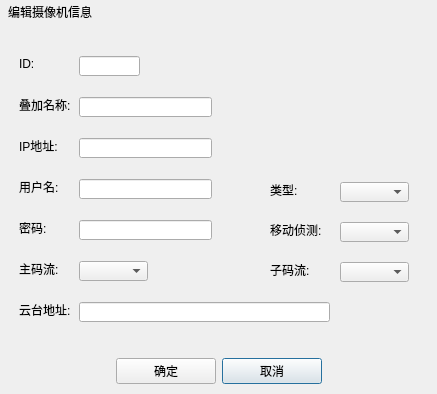
<?xml version="1.0" encoding="UTF-8"?>
<ui version="4.0">
 <class>frmIpcEditDialog</class>
 <widget class="QDialog" name="frmIpcEditDialog">
  <property name="geometry">
   <rect>
    <x>0</x>
    <y>0</y>
    <width>437</width>
    <height>394</height>
   </rect>
  </property>
  <property name="windowTitle">
   <string>操作员登录</string>
  </property>
  <property name="styleSheet">
   <string notr="true"/>
  </property>
  <layout class="QVBoxLayout" name="verticalLayout">
   <property name="spacing">
    <number>0</number>
   </property>
   <property name="leftMargin">
    <number>1</number>
   </property>
   <property name="topMargin">
    <number>1</number>
   </property>
   <property name="rightMargin">
    <number>1</number>
   </property>
   <property name="bottomMargin">
    <number>1</number>
   </property>
   <item>
    <widget class="QWidget" name="widgetTitle" native="true">
     <property name="sizePolicy">
      <sizepolicy hsizetype="Preferred" vsizetype="Fixed">
       <horstretch>0</horstretch>
       <verstretch>0</verstretch>
      </sizepolicy>
     </property>
     <layout class="QHBoxLayout" name="horizontalLayout_2">
      <property name="spacing">
       <number>0</number>
      </property>
      <property name="leftMargin">
       <number>0</number>
      </property>
      <property name="topMargin">
       <number>0</number>
      </property>
      <property name="rightMargin">
       <number>0</number>
      </property>
      <property name="bottomMargin">
       <number>0</number>
      </property>
      <item>
       <widget class="QLabel" name="labIco">
        <property name="text">
         <string/>
        </property>
        <property name="alignment">
         <set>Qt::AlignCenter</set>
        </property>
       </widget>
      </item>
      <item>
       <widget class="QLabel" name="labTitle">
        <property name="sizePolicy">
         <sizepolicy hsizetype="Expanding" vsizetype="Preferred">
          <horstretch>0</horstretch>
          <verstretch>0</verstretch>
         </sizepolicy>
        </property>
        <property name="styleSheet">
         <string notr="true"/>
        </property>
        <property name="text">
         <string>编辑摄像机信息</string>
        </property>
        <property name="alignment">
         <set>Qt::AlignLeading|Qt::AlignLeft|Qt::AlignVCenter</set>
        </property>
       </widget>
      </item>
      <item>
       <widget class="QPushButton" name="btnMenu_Close">
        <property name="sizePolicy">
         <sizepolicy hsizetype="Minimum" vsizetype="Expanding">
          <horstretch>0</horstretch>
          <verstretch>0</verstretch>
         </sizepolicy>
        </property>
        <property name="cursor">
         <cursorShape>ArrowCursor</cursorShape>
        </property>
        <property name="focusPolicy">
         <enum>Qt::NoFocus</enum>
        </property>
        <property name="text">
         <string/>
        </property>
        <property name="flat">
         <bool>true</bool>
        </property>
       </widget>
      </item>
     </layout>
    </widget>
   </item>
   <item>
    <widget class="QWidget" name="widgetMain" native="true">
     <property name="styleSheet">
      <string notr="true">#gboxSoftKey .QPushButton{
border-width:0px;
border-radius:0px;
padding:2px;
}

#gboxSoftKey .QPushButton:hover{
border:1px solid #FF0000;
}

#gboxSoftKey{
border-width:0px;
border-radius:0px;
}</string>
     </property>
     <layout class="QVBoxLayout" name="verticalLayout_2">
      <property name="spacing">
       <number>0</number>
      </property>
      <property name="leftMargin">
       <number>0</number>
      </property>
      <property name="topMargin">
       <number>0</number>
      </property>
      <property name="rightMargin">
       <number>0</number>
      </property>
      <property name="bottomMargin">
       <number>0</number>
      </property>
      <item>
       <widget class="QWidget" name="widget" native="true">
        <property name="autoFillBackground">
         <bool>true</bool>
        </property>
        <layout class="QGridLayout" name="gridLayout">
         <item row="0" column="0" colspan="4">
          <widget class="QWidget" name="widget_2" native="true">
           <widget class="QLabel" name="labelID">
            <property name="geometry">
             <rect>
              <x>9</x>
              <y>24</y>
              <width>18</width>
              <height>16</height>
             </rect>
            </property>
            <property name="text">
             <string>ID:</string>
            </property>
           </widget>
           <widget class="QLineEdit" name="lineEditID">
            <property name="geometry">
             <rect>
              <x>69</x>
              <y>24</y>
              <width>61</width>
              <height>20</height>
             </rect>
            </property>
           </widget>
           <widget class="QLineEdit" name="lineEditName">
            <property name="geometry">
             <rect>
              <x>69</x>
              <y>65</y>
              <width>133</width>
              <height>20</height>
             </rect>
            </property>
           </widget>
           <widget class="QLabel" name="labelName">
            <property name="geometry">
             <rect>
              <x>9</x>
              <y>65</y>
              <width>54</width>
              <height>16</height>
             </rect>
            </property>
            <property name="text">
             <string>叠加名称:</string>
            </property>
           </widget>
           <widget class="QLineEdit" name="lineEditIP">
            <property name="geometry">
             <rect>
              <x>69</x>
              <y>106</y>
              <width>133</width>
              <height>20</height>
             </rect>
            </property>
           </widget>
           <widget class="QLabel" name="labelIP">
            <property name="geometry">
             <rect>
              <x>9</x>
              <y>106</y>
              <width>42</width>
              <height>16</height>
             </rect>
            </property>
            <property name="text">
             <string>IP地址:</string>
            </property>
           </widget>
           <widget class="QLabel" name="labelUsrName">
            <property name="geometry">
             <rect>
              <x>9</x>
              <y>147</y>
              <width>42</width>
              <height>16</height>
             </rect>
            </property>
            <property name="text">
             <string>用户名:</string>
            </property>
           </widget>
           <widget class="QLineEdit" name="lineEditUsrName">
            <property name="geometry">
             <rect>
              <x>69</x>
              <y>147</y>
              <width>133</width>
              <height>20</height>
             </rect>
            </property>
           </widget>
           <widget class="QLabel" name="labelType">
            <property name="geometry">
             <rect>
              <x>260</x>
              <y>150</y>
              <width>30</width>
              <height>16</height>
             </rect>
            </property>
            <property name="text">
             <string>类型:</string>
            </property>
           </widget>
           <widget class="QComboBox" name="cbBoxType">
            <property name="geometry">
             <rect>
              <x>330</x>
              <y>150</y>
              <width>69</width>
              <height>20</height>
             </rect>
            </property>
           </widget>
           <widget class="QLineEdit" name="lineEditPwd">
            <property name="geometry">
             <rect>
              <x>69</x>
              <y>188</y>
              <width>133</width>
              <height>20</height>
             </rect>
            </property>
            <property name="text">
             <string/>
            </property>
           </widget>
           <widget class="QLabel" name="labelPwd">
            <property name="geometry">
             <rect>
              <x>9</x>
              <y>188</y>
              <width>30</width>
              <height>16</height>
             </rect>
            </property>
            <property name="text">
             <string>密码:</string>
            </property>
           </widget>
           <widget class="QLabel" name="labelDetect">
            <property name="geometry">
             <rect>
              <x>260</x>
              <y>190</y>
              <width>54</width>
              <height>16</height>
             </rect>
            </property>
            <property name="text">
             <string>移动侦测:</string>
            </property>
           </widget>
           <widget class="QComboBox" name="cbBoxDetect">
            <property name="geometry">
             <rect>
              <x>330</x>
              <y>190</y>
              <width>69</width>
              <height>20</height>
             </rect>
            </property>
           </widget>
           <widget class="QLabel" name="labelMainStream">
            <property name="geometry">
             <rect>
              <x>9</x>
              <y>229</y>
              <width>42</width>
              <height>16</height>
             </rect>
            </property>
            <property name="text">
             <string>主码流:</string>
            </property>
           </widget>
           <widget class="QComboBox" name="cbBoxMainStream">
            <property name="geometry">
             <rect>
              <x>69</x>
              <y>229</y>
              <width>69</width>
              <height>20</height>
             </rect>
            </property>
           </widget>
           <widget class="QLabel" name="labelSubStream">
            <property name="geometry">
             <rect>
              <x>260</x>
              <y>230</y>
              <width>42</width>
              <height>16</height>
             </rect>
            </property>
            <property name="text">
             <string>子码流:</string>
            </property>
           </widget>
           <widget class="QComboBox" name="cbBoxSubStream">
            <property name="geometry">
             <rect>
              <x>330</x>
              <y>230</y>
              <width>69</width>
              <height>20</height>
             </rect>
            </property>
           </widget>
           <widget class="QLabel" name="labelPTZ">
            <property name="geometry">
             <rect>
              <x>9</x>
              <y>270</y>
              <width>54</width>
              <height>16</height>
             </rect>
            </property>
            <property name="text">
             <string>云台地址:</string>
            </property>
           </widget>
           <widget class="QLineEdit" name="lineEditPTZ">
            <property name="geometry">
             <rect>
              <x>69</x>
              <y>270</y>
              <width>251</width>
              <height>20</height>
             </rect>
            </property>
            <property name="text">
             <string/>
            </property>
           </widget>
          </widget>
         </item>
         <item row="2" column="2">
          <widget class="QPushButton" name="btnCancle">
           <property name="minimumSize">
            <size>
             <width>100</width>
             <height>0</height>
            </size>
           </property>
           <property name="text">
            <string>取消</string>
           </property>
          </widget>
         </item>
         <item row="2" column="0">
          <spacer name="horizontalSpacer">
           <property name="orientation">
            <enum>Qt::Horizontal</enum>
           </property>
           <property name="sizeHint" stdset="0">
            <size>
             <width>40</width>
             <height>20</height>
            </size>
           </property>
          </spacer>
         </item>
         <item row="2" column="1">
          <widget class="QPushButton" name="btnConfirm">
           <property name="minimumSize">
            <size>
             <width>100</width>
             <height>0</height>
            </size>
           </property>
           <property name="text">
            <string>确定</string>
           </property>
          </widget>
         </item>
         <item row="2" column="3">
          <spacer name="horizontalSpacer_2">
           <property name="orientation">
            <enum>Qt::Horizontal</enum>
           </property>
           <property name="sizeHint" stdset="0">
            <size>
             <width>40</width>
             <height>20</height>
            </size>
           </property>
          </spacer>
         </item>
        </layout>
       </widget>
      </item>
     </layout>
    </widget>
   </item>
  </layout>
 </widget>
 <resources/>
 <connections/>
</ui>
